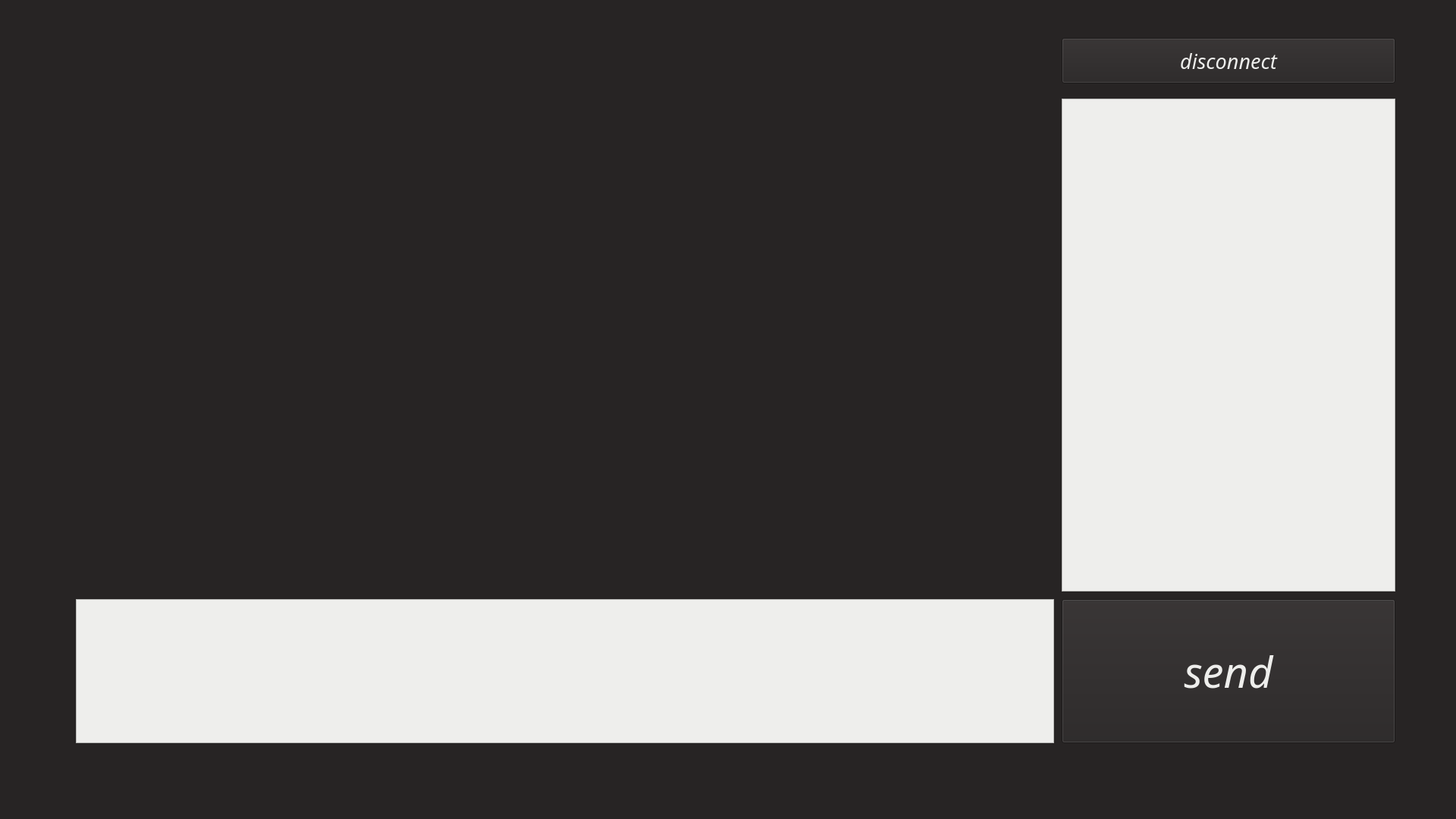
<?xml version="1.0" encoding="UTF-8"?>
<ui version="4.0">
 <class>client_window</class>
 <widget class="QMainWindow" name="client_window">
  <property name="geometry">
   <rect>
    <x>0</x>
    <y>0</y>
    <width>1920</width>
    <height>1080</height>
   </rect>
  </property>
  <property name="maximumSize">
   <size>
    <width>1920</width>
    <height>1080</height>
   </size>
  </property>
  <property name="windowTitle">
   <string>client_window</string>
  </property>
  <property name="styleSheet">
   <string notr="true">background-color: rgb(39, 36, 36)</string>
  </property>
  <widget class="QWidget" name="centralwidget">
   <widget class="QLabel" name="video_label">
    <property name="geometry">
     <rect>
      <x>100</x>
      <y>50</y>
      <width>1280</width>
      <height>720</height>
     </rect>
    </property>
    <property name="maximumSize">
     <size>
      <width>1920</width>
      <height>1080</height>
     </size>
    </property>
    <property name="text">
     <string/>
    </property>
   </widget>
   <widget class="QListWidget" name="chat_listview">
    <property name="geometry">
     <rect>
      <x>1400</x>
      <y>130</y>
      <width>440</width>
      <height>650</height>
     </rect>
    </property>
    <property name="font">
     <font>
      <family>Ubuntu Mono</family>
      <pointsize>16</pointsize>
      <weight>50</weight>
      <italic>true</italic>
      <bold>false</bold>
     </font>
    </property>
    <property name="styleSheet">
     <string notr="true">background-color: rgb(238, 238, 236)</string>
    </property>
   </widget>
   <widget class="QPushButton" name="disconnect_button">
    <property name="geometry">
     <rect>
      <x>1400</x>
      <y>50</y>
      <width>440</width>
      <height>60</height>
     </rect>
    </property>
    <property name="font">
     <font>
      <family>Ubuntu Mono</family>
      <pointsize>20</pointsize>
      <italic>true</italic>
     </font>
    </property>
    <property name="styleSheet">
     <string notr="true">color: rgb(238, 238, 236)</string>
    </property>
    <property name="text">
     <string>disconnect</string>
    </property>
   </widget>
   <widget class="QTextEdit" name="enter_msg_field">
    <property name="geometry">
     <rect>
      <x>100</x>
      <y>790</y>
      <width>1290</width>
      <height>190</height>
     </rect>
    </property>
    <property name="font">
     <font>
      <family>Ubuntu Mono</family>
      <pointsize>22</pointsize>
      <weight>50</weight>
      <italic>true</italic>
      <bold>false</bold>
     </font>
    </property>
    <property name="styleSheet">
     <string notr="true">background-color: rgb(238, 238, 236)</string>
    </property>
    <property name="html">
     <string>&lt;!DOCTYPE HTML PUBLIC &quot;-//W3C//DTD HTML 4.0//EN&quot; &quot;http://www.w3.org/TR/REC-html40/strict.dtd&quot;&gt;
&lt;html&gt;&lt;head&gt;&lt;meta name=&quot;qrichtext&quot; content=&quot;1&quot; /&gt;&lt;style type=&quot;text/css&quot;&gt;
p, li { white-space: pre-wrap; }
&lt;/style&gt;&lt;/head&gt;&lt;body style=&quot; font-family:'Ubuntu Mono'; font-size:22pt; font-weight:400; font-style:italic;&quot;&gt;
&lt;p style=&quot;-qt-paragraph-type:empty; margin-top:0px; margin-bottom:0px; margin-left:0px; margin-right:0px; -qt-block-indent:0; text-indent:0px;&quot;&gt;&lt;br /&gt;&lt;/p&gt;&lt;/body&gt;&lt;/html&gt;</string>
    </property>
   </widget>
   <widget class="QPushButton" name="send_button">
    <property name="geometry">
     <rect>
      <x>1400</x>
      <y>790</y>
      <width>440</width>
      <height>190</height>
     </rect>
    </property>
    <property name="font">
     <font>
      <family>Ubuntu Mono</family>
      <pointsize>42</pointsize>
      <italic>true</italic>
     </font>
    </property>
    <property name="styleSheet">
     <string notr="true">color: rgb(238, 238, 236)</string>
    </property>
    <property name="text">
     <string>send</string>
    </property>
   </widget>
  </widget>
  <widget class="QMenuBar" name="menubar">
   <property name="geometry">
    <rect>
     <x>0</x>
     <y>0</y>
     <width>1920</width>
     <height>22</height>
    </rect>
   </property>
  </widget>
  <widget class="QStatusBar" name="statusbar"/>
 </widget>
 <resources/>
 <connections/>
</ui>
